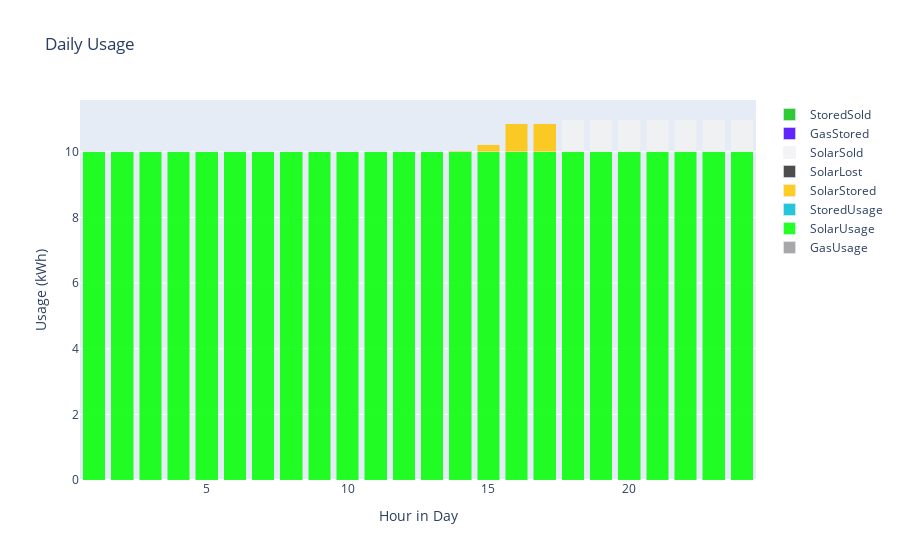

Source (notebook cell):
### Code cell
print("*Over production*")
future_demand: DemandDf = DemandDf(pd.DataFrame({"HourOfYear": [i for i in range(80, 104)],
                                                 "Demand": [10] * 24}))
total_panel_production: ProductionDf = ProductionDf(pd.DataFrame({"HourOfYear": [i for i in range(80, 104)],
                                                                  "SolarProduction": [11] * 24}))
electricity_use: ElectricityUseDf = selling_strategy.first_selling_strategy(
    demand=future_demand, production=total_panel_production, param= simulation_params, number_of_batteries=num_batteries)
daily_graph(electricity_use.df)
test_simulation(electricity_use=electricity_use, demand=future_demand, production=total_panel_production,
                params=simulation_params, num_batteries=num_batteries)

### Figure 1 — Plotly figure (JSON) as saved in the notebook; plotly's stock layout.template omitted (floating-point values rounded to 4 significant figures)
{"data": [{"marker": {"color": "#999999"}, "name": "GasUsage", "opacity": 0.85, "x": [1, 2, 3, 4, 5, 6, 7, 8, 9, 10, 11, 12, 13, 14, 15, 16, 17, 18, 19, 20, 21, 22, 23, 24], "y": [0.0, 0.0, 0.0, 0.0, 0.0, 0.0, 0.0, 0.0, 0.0, 0.0, 0.0, 0.0, 0.0, 0.0, 0.0, 0.0, 0.0, 0.0, 0.0, 0.0, 0.0, 0.0, 0.0, 0.0], "type": "bar"}, {"marker": {"color": "#00FF00"}, "name": "SolarUsage", "opacity": 0.85, "x": [1, 2, 3, 4, 5, 6, 7, 8, 9, 10, 11, 12, 13, 14, 15, 16, 17, 18, 19, 20, 21, 22, 23, 24], "y": [10.0, 10.0, 10.0, 10.0, 10.0, 10.0, 10.0, 10.0, 10.0, 10.0, 10.0, 10.0, 10.0, 10.0, 10.0, 10.0, 10.0, 10.0, 10.0, 10.0, 10.0, 10.0, 10.0, 10.0], "type": "bar"}, {"marker": {"color": "#00bcd4"}, "name": "StoredUsage", "opacity": 0.85, "x": [1, 2, 3, 4, 5, 6, 7, 8, 9, 10, 11, 12, 13, 14, 15, 16, 17, 18, 19, 20, 21, 22, 23, 24], "y": [0.0, 0.0, 0.0, 0.0, 0.0, 0.0, 0.0, 0.0, 0.0, 0.0, 0.0, 0.0, 0.0, 0.0, 0.0, 0.0, 0.0, 0.0, 0.0, 0.0, 0.0, 0.0, 0.0, 0.0], "type": "bar"}, {"marker": {"color": "#FFC300"}, "name": "SolarStored", "opacity": 0.85, "x": [1, 2, 3, 4, 5, 6, 7, 8, 9, 10, 11, 12, 13, 14, 15, 16, 17, 18, 19, 20, 21, 22, 23, 24], "y": [8.906e-14, 6.852e-13, 5.27e-12, 4.054e-11, 3.118e-10, 2.399e-09, 1.845e-08, 1.419e-07, 1.092e-06, 8.399e-06, 6.46e-05, 0.000497, 0.003823, 0.02941, 0.2262, 0.87, 0.87, 0.0, 0.0, 0.0, 0.0, 0.0, 0.0, 0.0], "type": "bar"}, {"marker": {"color": "#2f2f2f"}, "name": "SolarLost", "opacity": 0.85, "x": [1, 2, 3, 4, 5, 6, 7, 8, 9, 10, 11, 12, 13, 14, 15, 16, 17, 18, 19, 20, 21, 22, 23, 24], "y": [0.0, 0.0, 0.0, 0.0, 0.0, 0.0, 0.0, 0.0, 0.0, 0.0, 0.0, 0.0, 0.0, 0.0, 0.0, 0.0, 0.0, 0.0, 0.0, 0.0, 0.0, 0.0, 0.0, 0.0], "type": "bar"}, {"marker": {"color": "#f2f2f2"}, "name": "SolarSold", "opacity": 0.85, "x": [1, 2, 3, 4, 5, 6, 7, 8, 9, 10, 11, 12, 13, 14, 15, 16, 17, 18, 19, 20, 21, 22, 23, 24], "y": [0.0, 0.0, 0.0, 0.0, 0.0, 0.0, 0.0, 0.0, 0.0, 0.0, 0.0, 0.0, 0.0, 0.0, 0.0, 0.0, 0.0, 1.0, 1.0, 1.0, 1.0, 1.0, 1.0, 1.0], "type": "bar"}, {"marker": {"color": "#4500ff"}, "name": "GasStored", "opacity": 0.85, "x": [1, 2, 3, 4, 5, 6, 7, 8, 9, 10, 11, 12, 13, 14, 15, 16, 17, 18, 19, 20, 21, 22, 23, 24], "y": [0.0, 0.0, 0.0, 0.0, 0.0, 0.0, 0.0, 0.0, 0.0, 0.0, 0.0, 0.0, 0.0, 0.0, 0.0, 0.0, 0.0, 0.0, 0.0, 0.0, 0.0, 0.0, 0.0, 0.0], "type": "bar"}, {"marker": {"color": "#0dc014"}, "name": "StoredSold", "opacity": 0.85, "x": [1, 2, 3, 4, 5, 6, 7, 8, 9, 10, 11, 12, 13, 14, 15, 16, 17, 18, 19, 20, 21, 22, 23, 24], "y": [0.0, 0.0, 0.0, 0.0, 0.0, 0.0, 0.0, 0.0, 0.0, 0.0, 0.0, 0.0, 0.0, 0.0, 0.0, 0.0, 0.0, 0.0, 0.0, 0.0, 0.0, 0.0, 0.0, 0.0], "type": "bar"}], "layout": {"barmode": "stack", "title": {"text": "Daily Usage"}, "xaxis": {"title": {"text": "Hour in Day"}}, "yaxis": {"title": {"text": "Usage (kWh)"}}}}
